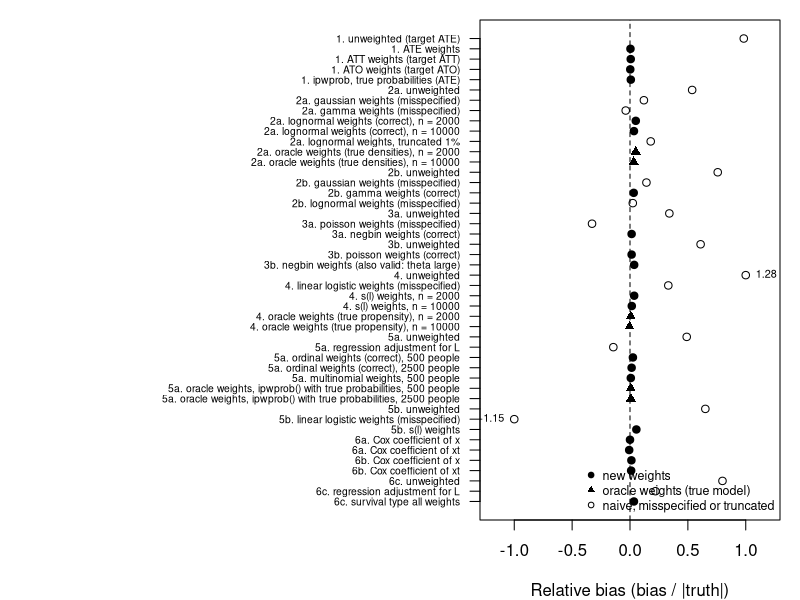

This chart was generated by the following R code:
## ---- chunk 1
knitr::opts_chunk$set(collapse = TRUE, comment = "#>", fig.width = 7, out.width = "100%")
res <- read.csv("simulation-results.csv", check.names = FALSE)
se <- read.csv("simulation-se.csv", check.names = FALSE)
show <- function(prefix) {
  tab <- res[startsWith(res$scenario, prefix),
             c("method", "truth", "mean", "bias", "mcse", "emp.sd", "rmse", "reps")]
  knitr::kable(tab, row.names = FALSE, digits = 3,
               col.names = c("Method", "Truth", "Mean estimate", "Bias", "MCSE of bias",
                             "Empirical SD", "RMSE", "Replications"))
}
show_se <- function(prefix) {
  tab <- se[startsWith(se$scenario, prefix),
            c("method", "mean.est", "mean.se", "emp.sd", "se.ratio", "coverage", "mcse.cov", "reps")]
  knitr::kable(tab, row.names = FALSE, digits = 3,
               col.names = c("Method", "Mean estimate", "Mean SE", "Empirical SD",
                             "SE / empirical SD", "Coverage of 95% CI", "MCSE of coverage",
                             "Replications"))
}
## ---- chunk 2
d <- res[!grepl("median", res$method), ]
d <- d[rev(seq_len(nrow(d))), ]
lab <- paste0(sub("\\..*", "", d$scenario), ". ", d$method)
type <- ifelse(grepl("oracle", d$method), "oracle",
         ifelse(grepl("misspecified|unweighted|adjustment|truncated", d$method), "other", "new"))
rel <- d$bias / abs(ifelse(d$truth == 0, 1, d$truth))
cap <- 1
op <- par(mar = c(4, 24, 1, 1))
plot(pmax(pmin(rel, cap), -cap), seq_along(lab), yaxt = "n", ylab = "",
     pch = c(new = 19, oracle = 17, other = 1)[type],
     xlab = "Relative bias (bias / |truth|)", xlim = c(-cap - 0.2, cap + 0.2))
axis(2, at = seq_along(lab), labels = lab, las = 1, cex.axis = 0.62)
abline(v = 0, lty = 2)
out <- abs(rel) > cap
if (any(out)) text(ifelse(rel[out] > 0, cap, -cap), which(out), sprintf("%.2f", rel[out]),
                   pos = ifelse(rel[out] > 0, 4, 2), cex = 0.65)
legend("bottomright", pch = c(19, 17, 1), bty = "n", cex = 0.75,
       legend = c("new weights", "oracle weights (true model)", "naive, misspecified or truncated"))
par(op)
## ---- chunk 3
show("1.")
## ---- chunk 4
show("2a")
## ---- chunk 5
show("2b")
## ---- chunk 6
show("3a")
## ---- chunk 7
show("3b")
## ---- chunk 8
show("4.")
## ---- chunk 9
show("5a")
## ---- chunk 10
show("5b")
## ---- chunk 11
show("6a")
show("6b")
## ---- chunk 12
show("6c")
## ---- chunk 13
show_se("7a")
show_se("7b")
## ---- chunk 14
show_se("7c")
## ---- chunk 15
show_se("7d")
